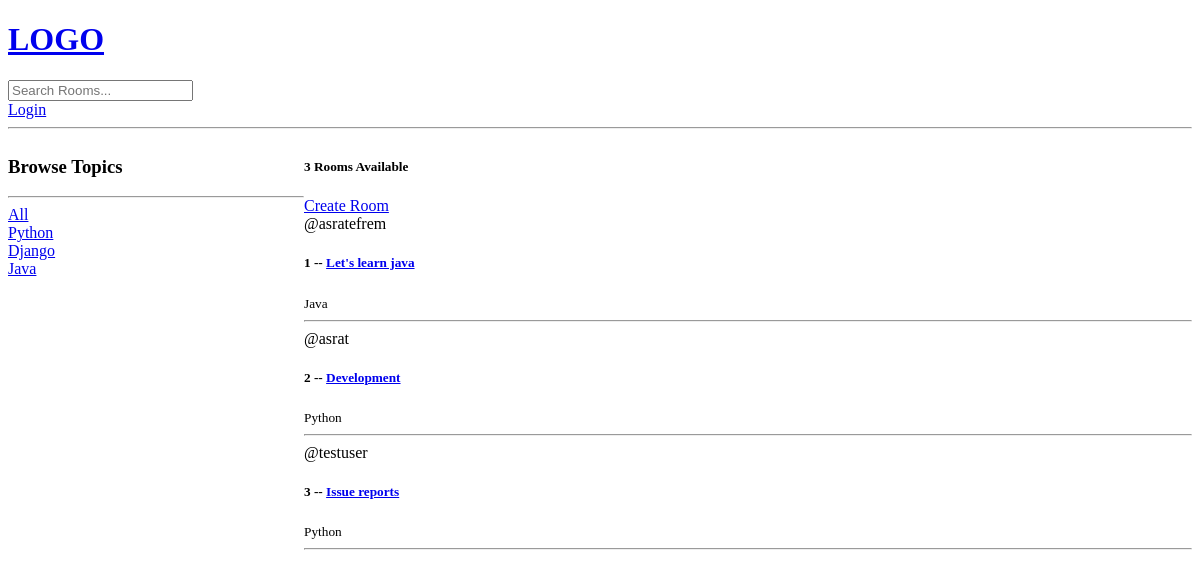
/, run on an earlier commit of the app's database.
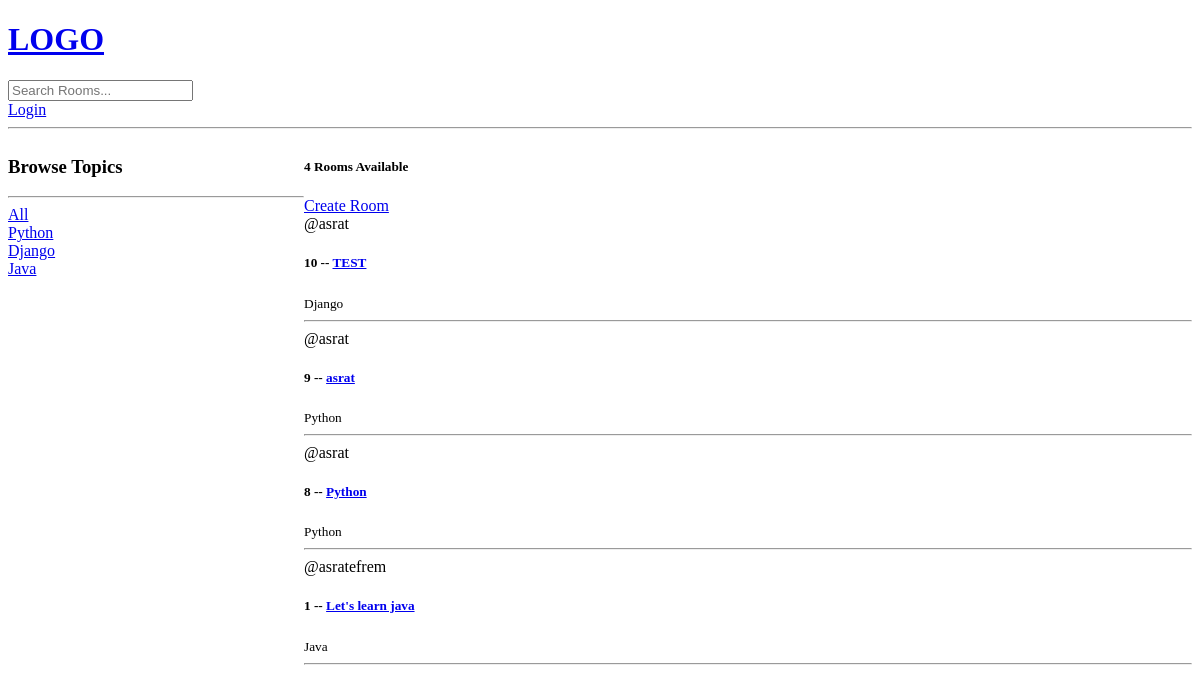
And on a later commit of the database.
### base/models.py (models this page shows, shortened)
class Topic(models.Model):
    name = models.CharField(max_length=200)

class Room(models.Model):
    host=models.ForeignKey(User, on_delete=models.SET_NULL, null=True)
    topic=models.ForeignKey(Topic, on_delete=models.SET_NULL, null=True)
    name = models.CharField(max_length=200)
    description = models.TextField(null=True, blank=True)
    updated = models.DateTimeField(auto_now=True)
    created = models.DateTimeField(auto_now_add=True)
    class Meta:
        ordering = ['-updated', '-created']

### base/views.py (the view)
# urls.py: path('', views.home, name='home'),
def home(request):
   q = request.GET.get('q') if request.GET.get('q') != None else ''
   rooms = Room.objects.filter(
      Q(topic__name__icontains= q) |
      Q(name__icontains=q) |
      Q(description__icontains=q)
      )
   topics = Topic.objects.all()
   room_count = rooms.count()
   context = {'rooms': rooms, 'topics': topics, 'room_count': room_count}
   return  render(request, 'base/home.html',context)

### base/templates/base/home.html (shortened to what this page needs)
{% extends 'main.html' %}
{% block content %}
<div class="home-container">
    <div>
        <h3>Browse Topics</h3>
        <hr>
        <div>
            <a href="{% url 'home' %}">All</a>
        </div>
        {% for topic in topics %}
        <div>
            <a href="{% url 'home' %}?q={{topic.name}}">{{topic.name}}</a>
        </div>
        {% endfor %}
    </div>
    <div>
        <h5>{{room_count}} Rooms Available </h5>
        <a href="{% url 'create-room' %}">Create Room</a>
        <div>
            {% for room in rooms %}
            <div>
                <span>@{{ room.host.username}}</span>
                <h5>{{room.id}} -- <a href="{% url 'room' room.id %}">{{room.name}}</a></h5>
                <small>{{room.topic.name}}</small>
                <hr>
            </div>
            {% endfor %}
            </div>
    </div>
    </div>
{% endblock content %}

### Templates/main.html (shortened to what this page needs)
<!DOCTYPE html>
<html>
<head>
</head>
<body>
    {% include 'navbar.html' %}
    {% block content %}
    {% endblock content %}
</body>
</html>

### Templates/navbar.html
<a href="/">
    <h1>LOGO</h1>
</a>
<form method="GET" action="{% url 'home' %}">
        <input type="text" name="q" placeholder="Search Rooms...">
    </form>
{% if request.user.is_authenticated %}
<p>Hello {{request.user}}</p>
<a href="{% url 'logout' %}">Logout</a>
{% else  %}
<a href="{% url 'login' %}">Login</a>
{% endif %}
<hr>

### base/templates/base/home.html (style rules this page uses)
.home-container { display: grid; grid-template-columns: 1fr 3fr; }

What changed in the data, as far as the page shows it:
removed Room: host.username "asrat", id "2", name "Development", topic.name "Python"
removed Room: host.username "testuser", id "3", name "Issue reports", topic.name "Python"
added Room: host.username "asrat", id "10", name "TEST", topic.name "Django"
added Room: host.username "asrat", id "9", name "asrat", topic.name "Python"
added Room: host.username "asrat", id "8", name "Python", topic.name "Python"
Also different on the page:
{{ room_count }}: "3" → "4"
